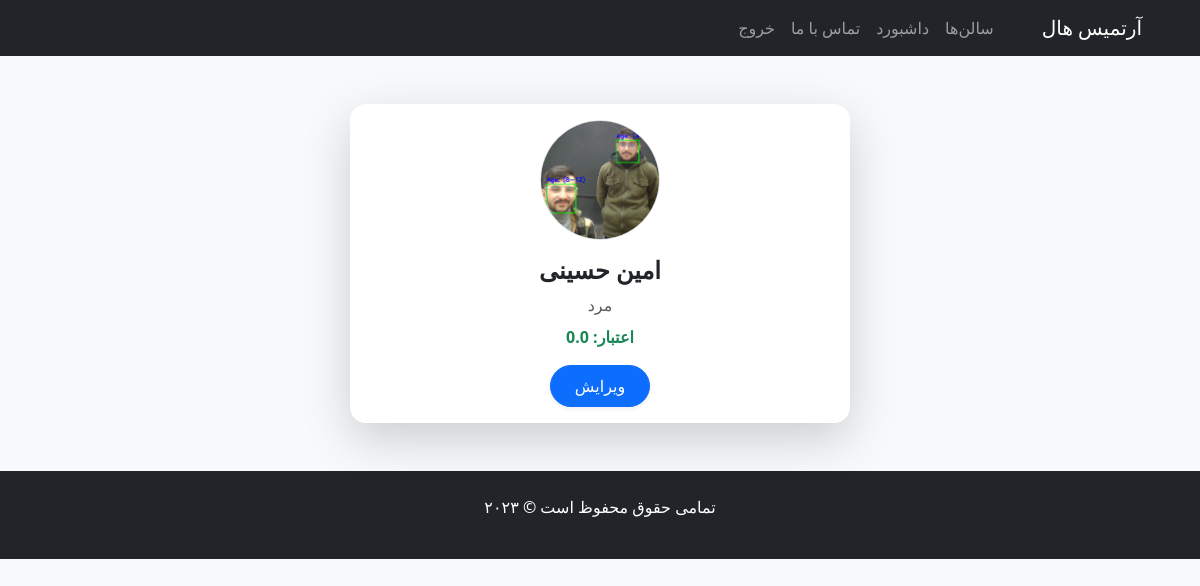
/site/dashboard (signed in), run on the app's committed database.
### cvProject/models.py (models this page shows, shortened)
class Profile(models.Model):
    user = models.OneToOneField(User, on_delete=models.CASCADE)
    credit = models.FloatField(default=0)
    image = models.ImageField(upload_to='cvProject/images/', null=True, blank=True)
    MAN = 1
    WOMAN = 2
    STATUS_CHOICES = (
        (MAN, "مرد"),
        (WOMAN, "خانم"),
    )
    gender = models.IntegerField(choices=STATUS_CHOICES, default=MAN)

### cvProject/views.py (the view)
# urls.py: path('dashboard', views.dashboard, name='dashboard'),
@login_required
def dashboard(request):
    try:
        profile = request.user.profile
    except ObjectDoesNotExist:
        profile = models.Profile.objects.create(user=request.user)
    context = {
        'profile': profile,
    }
    return render(request, 'profile.html', context)

### cvProject/templates/profile.html
{% extends 'base.html' %}
{% block content %}
<div class="container mt-5 d-flex justify-content-center">
    <div class="card shadow-lg border-0 rounded-4" style="max-width: 500px; width: 100%;">
        <div class="card-body text-center">
            <div class="mb-3">
                {% if profile.image %}
                <img src="{{ profile.image.url }}" class="rounded-circle border"
                     style="width: 120px; height: 120px; object-fit: cover;">
                {% else %}
                <img src="/media/default.png" class="rounded-circle border"
                     style="width: 120px; height: 120px; object-fit: cover;">
                {% endif %}
            </div>
            <h4 class="fw-bold">{{ profile.user.get_full_name }}</h4>
            <p class="text-muted mb-2">{{ profile.get_gender_display }}</p>
            <p class="fw-semibold text-success">اعتبار: {{ profile.credit }}</p>
            <button class="btn btn-primary rounded-pill px-4 py-2 shadow-sm">
                <a href="{% url 'dashboardEdit' %}" class="text-white text-decoration-none">ویرایش</a>
            </button>
        </div>
    </div>
</div>
{% endblock %}

### data on the page
Profile: image (picture), user.get_full_name "امین حسینی", gender "مرد", credit "0.0"
